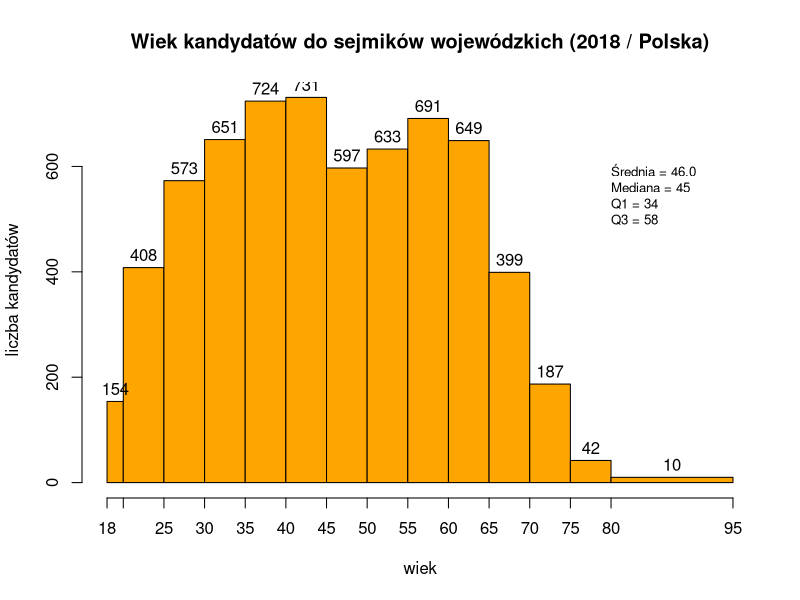
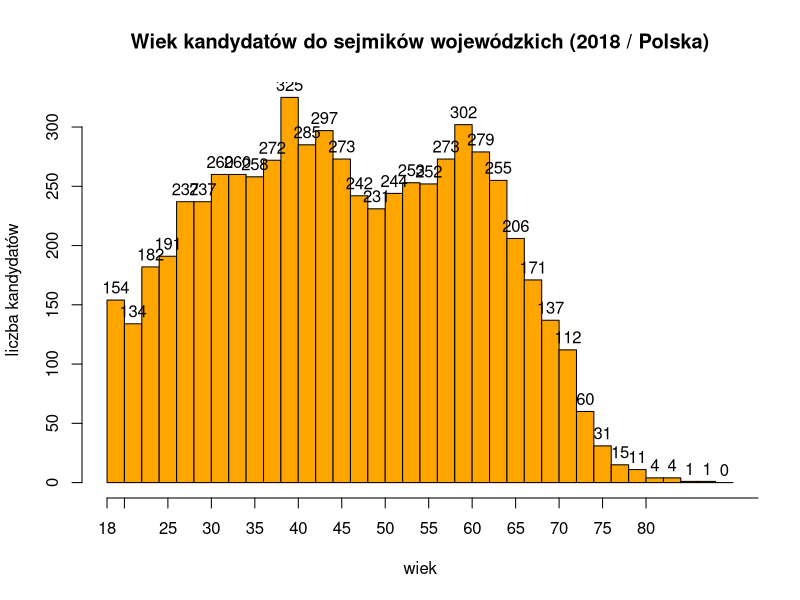
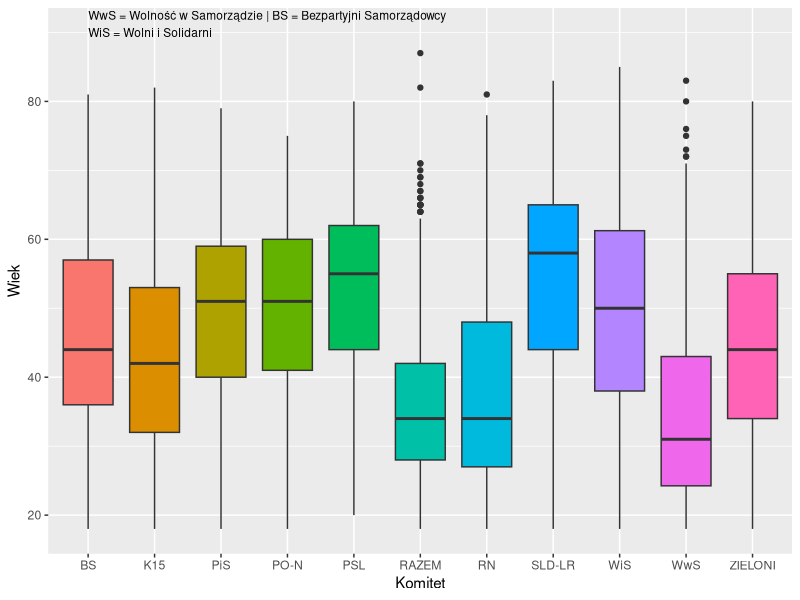
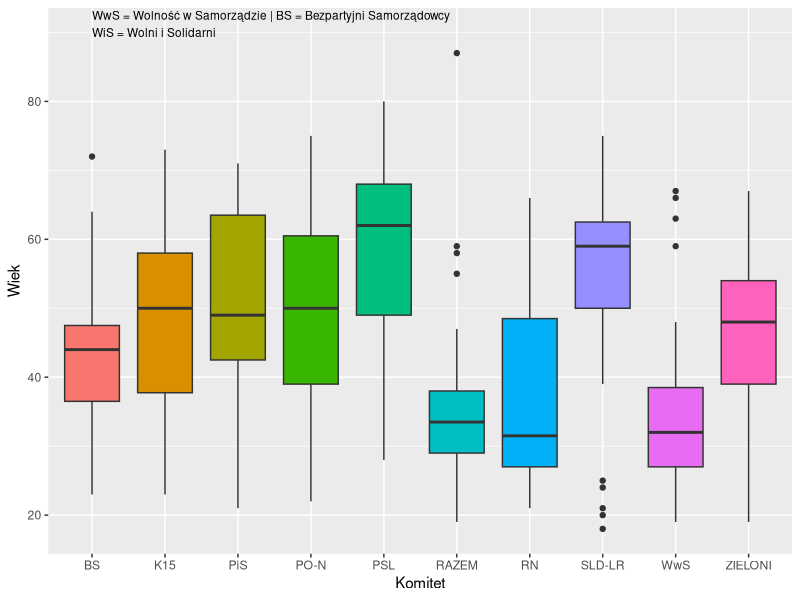
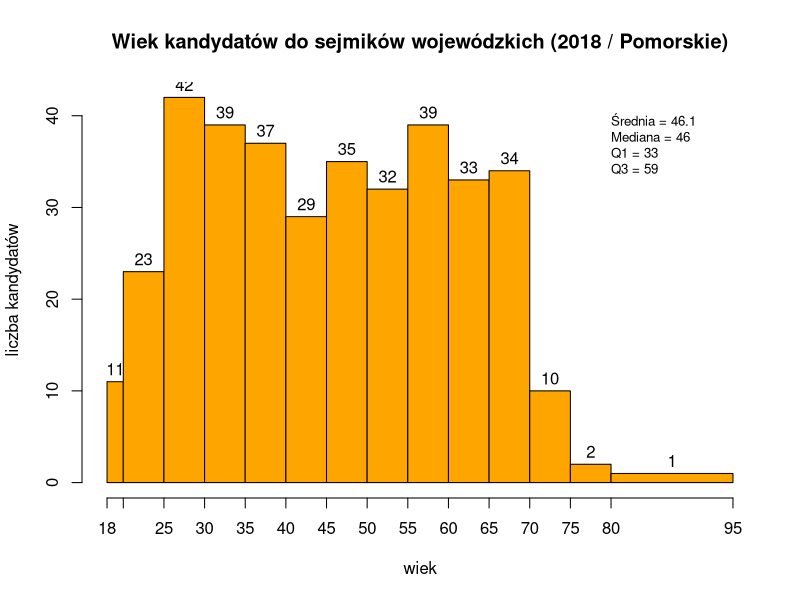

Source code (R) for these figures, in order:
require(ggplot2)
#library(rtable)
#
co <- "Wiek kandydatów do sejmików wojewódzkich (2018 / Polska)"
wB <- c(18,20,25,30,35,40,45,50,55,60,65,70,75,80,95);
wD <- seq(18, 90, by=2);
summary_label <- "";

k <- read.csv("kandydaci_ws_2018_3.csv", sep = ';',  header=T, na.string="NA", dec=",");

with (k, table(komitet))

aggregate (k$wiek, list(Numer = k$komitet), fivenum)

kandydaci <- subset (k, (komitet == "SLD-LR" | komitet == "PiS" | komitet == "K15" | komitet == "PSL" |
                         komitet == "PO-N" | komitet == "WwS" | komitet == "RAZEM" |
                         komitet == "RN" | komitet == "WiS" | komitet == "BS" | komitet == "ZIELONI"));

with (kandydaci, table(komitet))

aggregate (kandydaci$wiek, list(Numer = kandydaci$komitet), fivenum)

sumS <- summary(kandydaci$wiek)

summary_label <- paste (sep='', "Średnia = ", sprintf("%.1f", sumS[["Mean"]]),
  "\nMediana = ", sumS[["Median"]],
  "\nQ1 = ", sumS[["1st Qu."]],  "\nQ3 = ", sumS[["3rd Qu."]] )

## wykres słupkowy
h <- hist(kandydaci$wiek, 
   breaks=wB, 
   freq=TRUE,
   col="orange", main=co, ylab="liczba kandydatów", xlab="wiek", labels=T, xaxt='n')
   axis(side=1, at=wB)
   text(80, 600, summary_label, cex = .8, adj=c(0,1))

h <- hist(kandydaci$wiek, 
   breaks=wD, 
   freq=TRUE,
   col="orange", main=co, ylab="liczba kandydatów", xlab="wiek", labels=T, xaxt='n')
   axis(side=1, at=wB)
   text(80, 600, summary_label, cex = .8, adj=c(0,1))


##str(kandydaci)
##
##str(kandydaci$komitet)

aggregate (kandydaci$wiek, list(Numer = kandydaci$nr), fivenum)

aggregate (kandydaci$wiek, list(Numer = kandydaci$komitet), fivenum)

#boxplot (wiek ~ komitet, kandydaci, xlab = "Komitet", ylab = "wiek", col = "yellow", main=co )

ggplot(kandydaci, aes(x=komitet, y=wiek, fill=komitet))  +
   geom_boxplot() +
   ylab("Wiek") +
   xlab("Komitet") +
   annotate(geom="text", x = 1, y = 90, hjust=0, size=3,
    label = "WwS = Wolność w Samorządzie | BS = Bezpartyjni Samorządowcy\nWiS = Wolni i Solidarni\n") +
   guides(fill=FALSE) ;

## Pomorskie TERYT=22
co <- "Wiek kandydatów do sejmików wojewódzkich (2018 / Pomorskie)"

kandydaci <- subset (kandydaci, (woj == "22" ))

aggregate (kandydaci$wiek, list(Numer = kandydaci$komitet), fivenum)

ggplot(kandydaci, aes(x=komitet, y=wiek, fill=komitet))  +
   geom_boxplot() +
   ylab("Wiek") +
   xlab("Komitet") +
   annotate(geom="text", x = 1, y = 90, hjust=0, size=3,
    label = "WwS = Wolność w Samorządzie | BS = Bezpartyjni Samorządowcy\nWiS = Wolni i Solidarni\n") +
   guides(fill=FALSE) ;

##
# wykres słupkowy
sumS <- summary(kandydaci$wiek)

summary_label <- paste (sep='', "Średnia = ", sprintf("%.1f", sumS[["Mean"]]),
  "\nMediana = ", sumS[["Median"]],
  "\nQ1 = ", sumS[["1st Qu."]],  "\nQ3 = ", sumS[["3rd Qu."]] )

h <- hist(kandydaci$wiek, 
   breaks=wB, 
   freq=TRUE,
   col="orange", main=co, xlab="wiek", ylab="liczba kandydatów", labels=T, xaxt='n')
   axis(side=1, at=wB)
   text(80, 40, summary_label, cex = .8, adj=c(0,1))


with (kandydaci, table(komitet))
